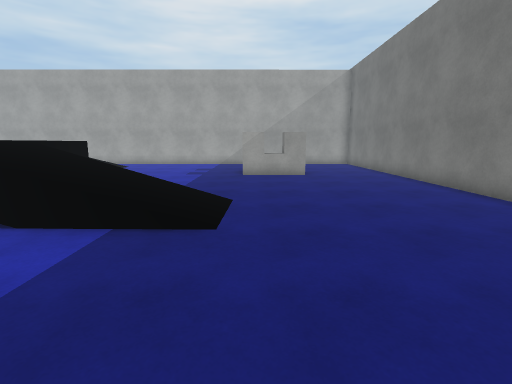
view 1 (above)

18 first-person views from a walk through a 3-D level made in the Unity game engine. The camera is 1.5 m above the floor, tilts 10° down and sees 85° across. The floor is counted in squares, 1 m on a side. Each view is taken from the middle of a square. On the plan, view 1 faces up. The plan holds only what a view shows up to about 14 squares ahead; the rest is blank. The player character is not drawn. Surface patterns are stand-ins for the level's own textures.

view 2
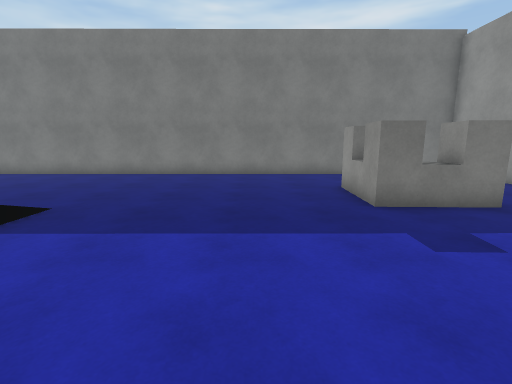

view 3
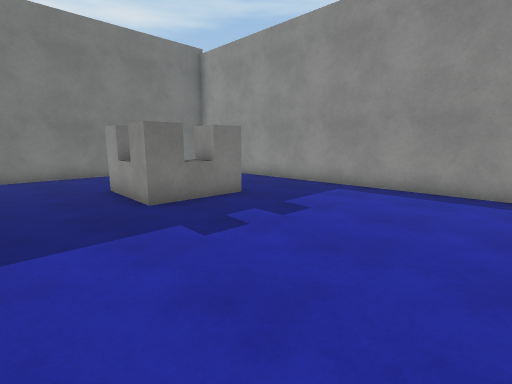

view 4
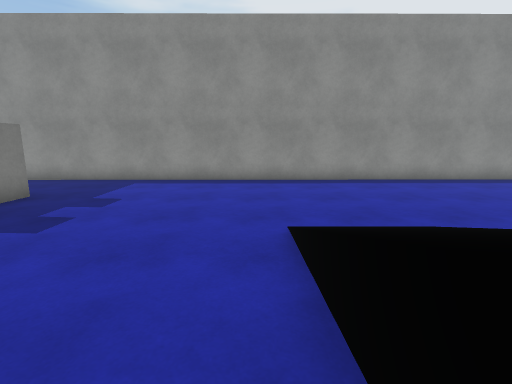

view 5
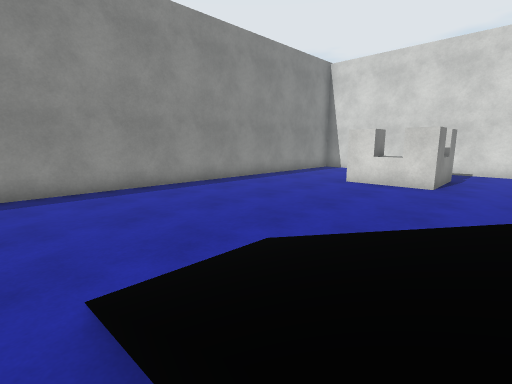

view 6
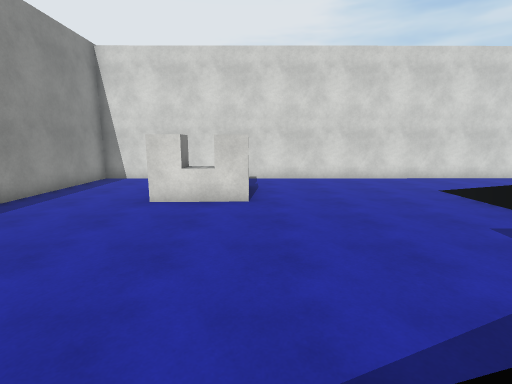

view 7
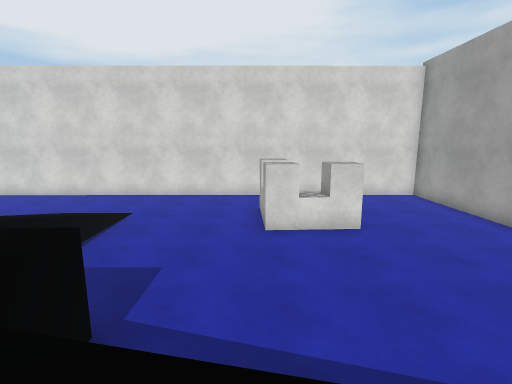

view 8
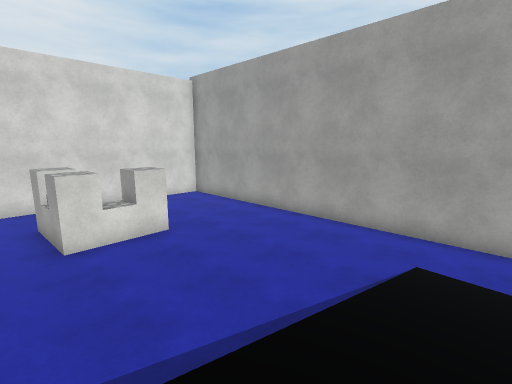

view 9
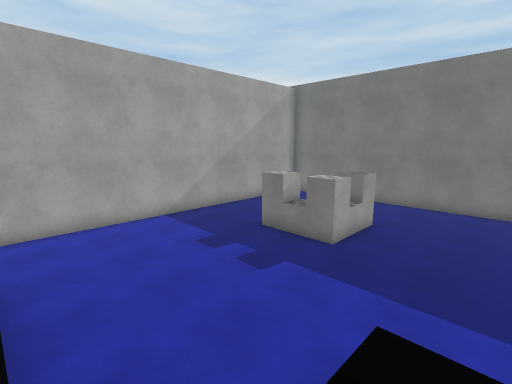

view 10
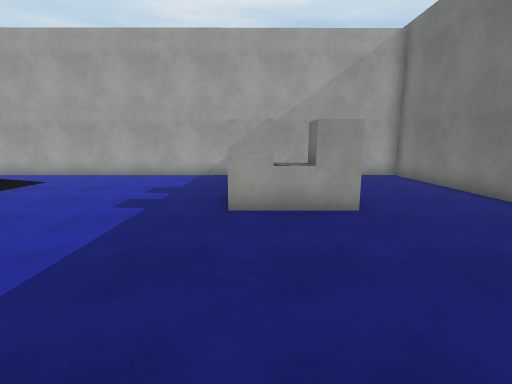

view 11
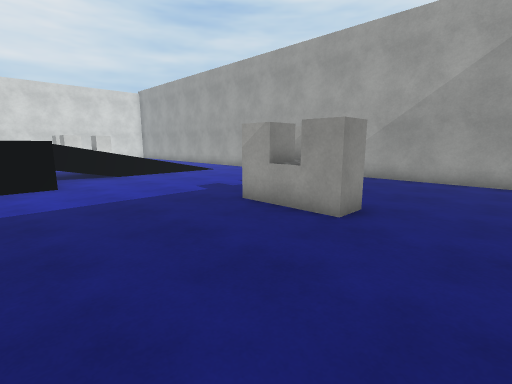

view 12
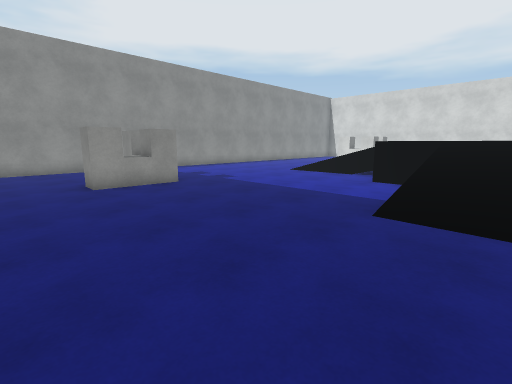

view 13
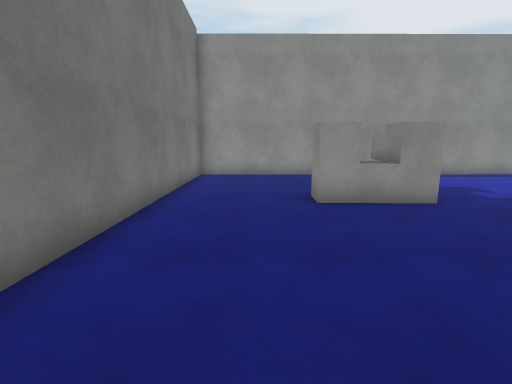

view 14
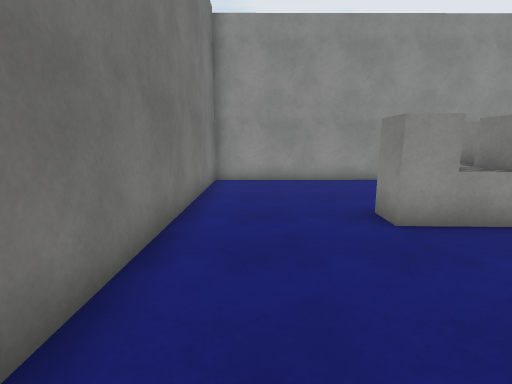

view 15
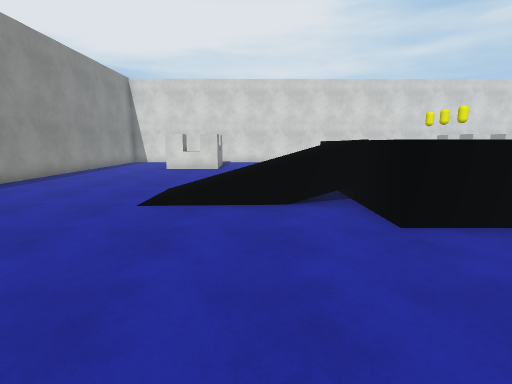

view 16
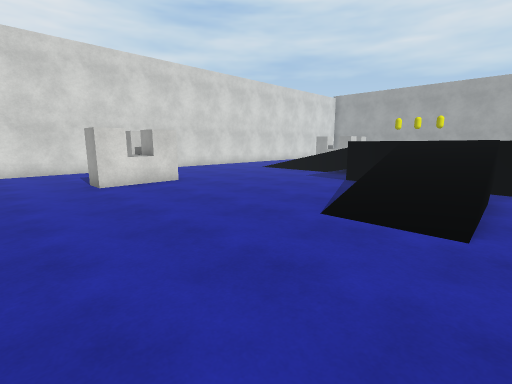

view 17
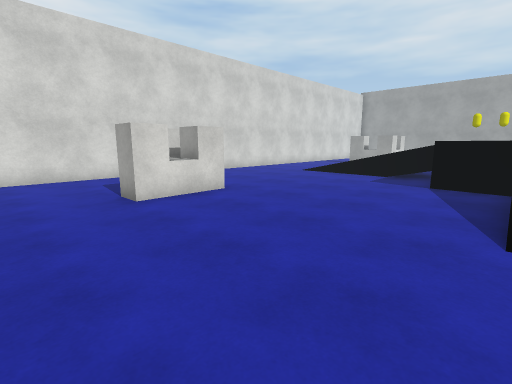

view 18
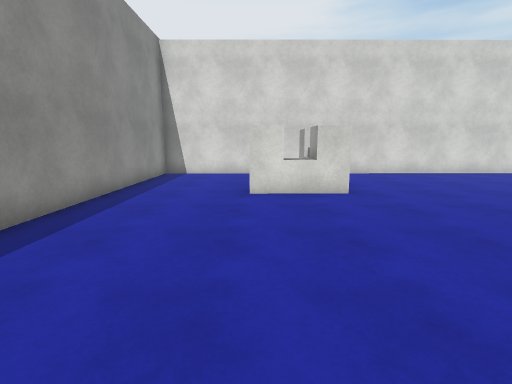

### Floor plan
Key: @ floor where view 1 was taken; # wall or solid block; . main floor; : floor 1.5 m higher than the main floor; / step, stairs or slope; = window, fence, low wall or low ledge; B barrier; O other object.
Columns run from 23 left of view 1 to 7 right of it. Each row starts with its distance up from view 1.
 20 ###############################
 19 #.............................#
 18 #.............................#
 17 #............///..............#
 16 #  ..........///.......B .....#
 15 #    BB...../  /.......B .....#
 14 #    BB...../  /.......BBB....#
 13 #  BBBB.....   /.......BBB....#
 12 #..BBBB...../ //..............#
 11 #............ //..............#
 10 #..........#   ...............#
  9 #..........    : :............#
  8 #.........        ............#
  7 #....///// OOO   ://///.......#
  6 #....////        ://///.......#
  5 #....//====      :==///.......#
  4 #..........      :............#
  3 #..........  :::::............#
  2 #............//=..............#
  1 #............///..............#
  0 #............///.......@......#
 -1 #............=//..............#
 -2 #..BBB.......///..............#
 -3 #  BBBB................BBB....#
 -4 #..  BB................BBB....#
 -5 #....BB................B .....#
 -6 #......................B .....#
 -7 #.............................#
 -8 #.............................#
 -9 #..........................####
-10 ############################

Positions as (right, up) in squares from view 1, and headings:
1: (0, 0), facing up
2: (-7, 0), facing right
3: (-7, 0), facing down-right
4: (-7, 2), facing down
5: (-7, 0), facing down-left
6: (-9, -2), facing left
7: (-9, 12), facing left
8: (-9, 11), facing up-left
9: (-8, 9), facing up-right
10: (0, 7), facing up
11: (5, 8), facing up-left
12: (5, 7), facing down-left
13: (4, 4), facing down
14: (5, 2), facing down
15: (-1, 0), facing left
16: (-7, -8), facing up-left
17: (-10, -8), facing up-left
18: (-9, -5), facing left
